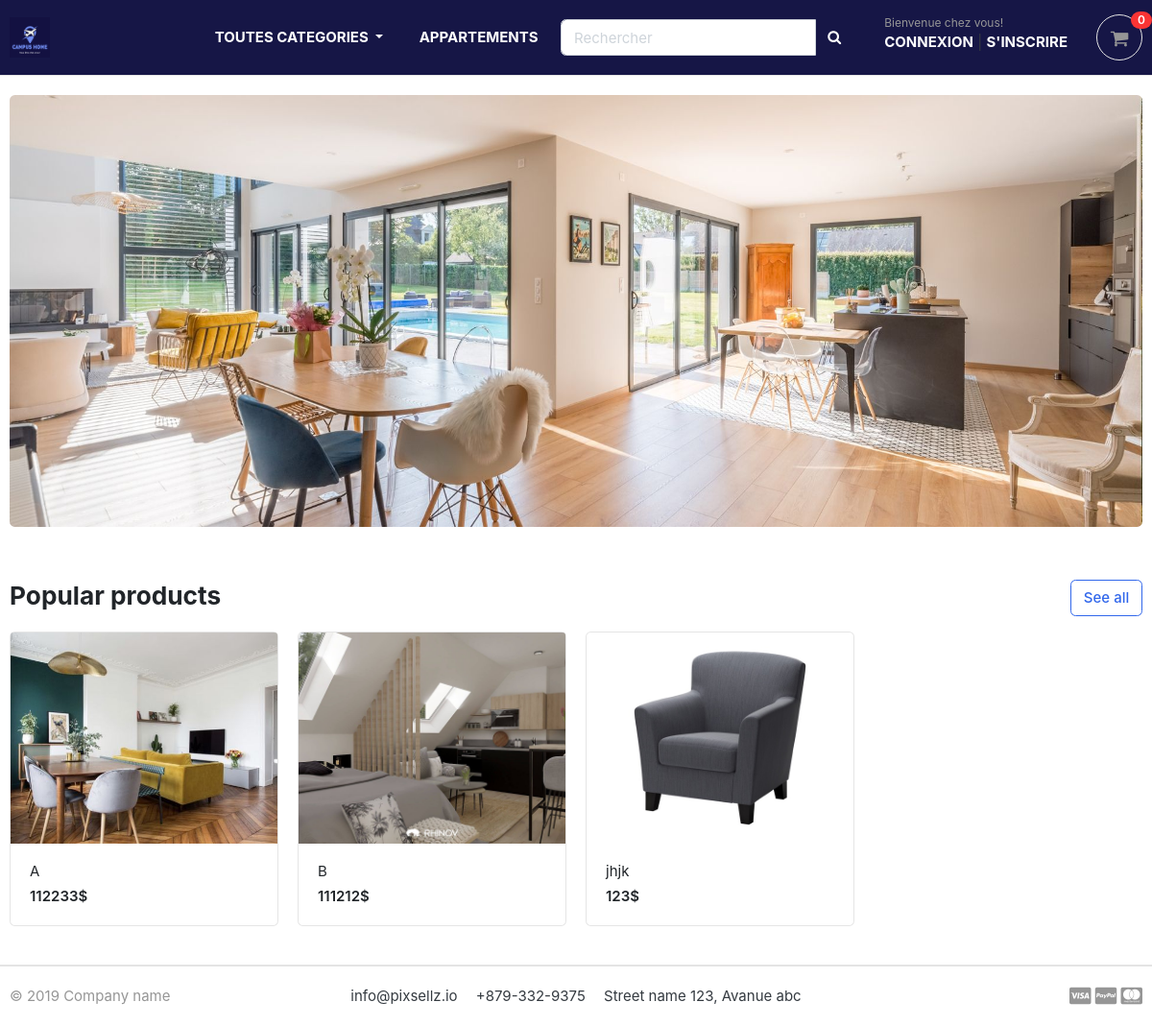
The app's page /, older data.
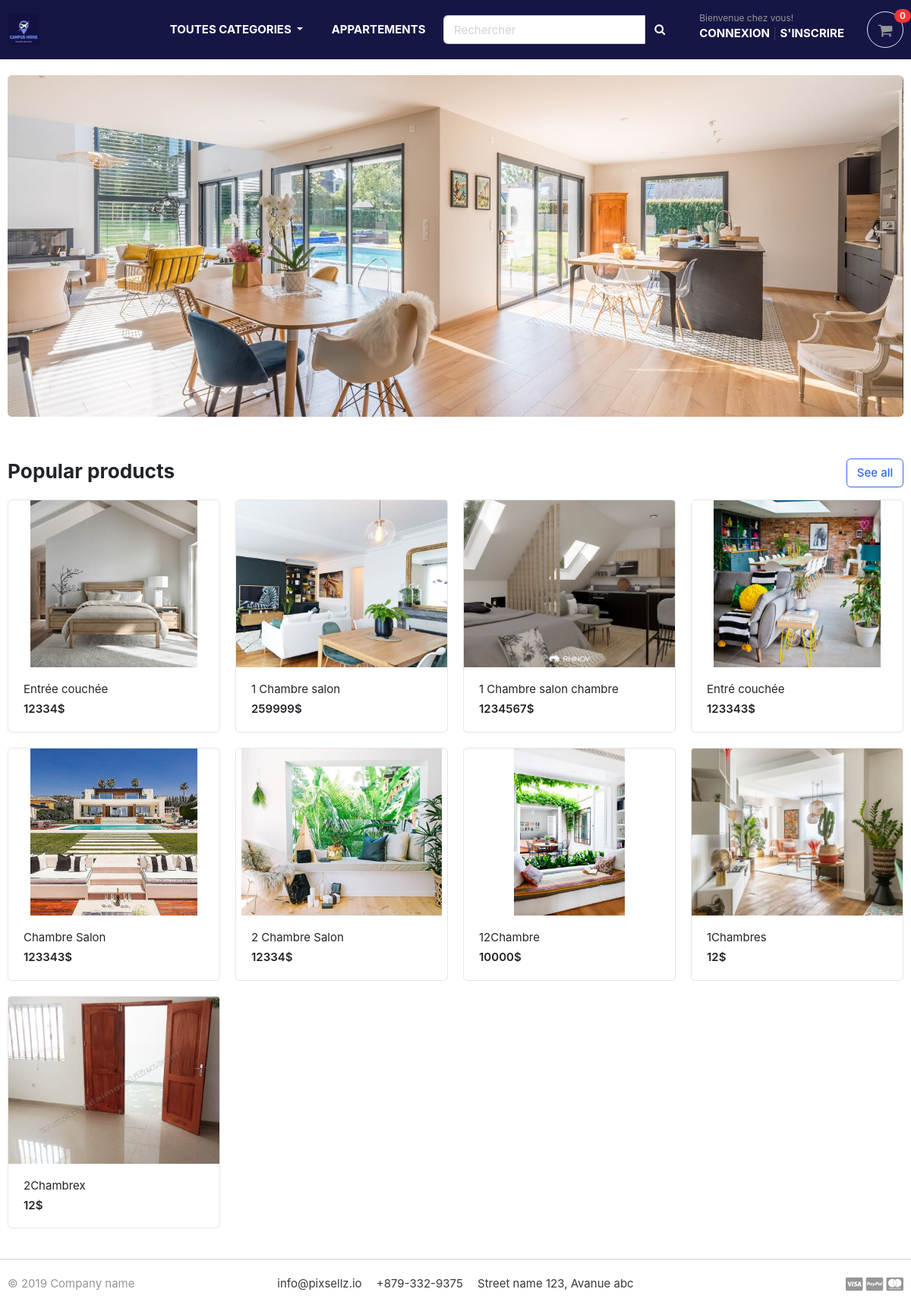
The same page, newer data.
### store/models.py (models this page shows, shortened)
class Product(models.Model):
    product_name = models.CharField(max_length=200, unique=True)
    slug         = models.SlugField(max_length=200, unique=True)
    descritpion  = models.TextField(max_length=500, blank=True)
    price        = models.IntegerField()
    images       = models.ImageField(upload_to = 'photos/products')
    stock        = models.IntegerField()
    is_available = models.BooleanField(default=True)
    category     = models.ForeignKey(Category, on_delete=models.CASCADE)
    created_date = models.DateTimeField(auto_now_add=True)
    modified_date= models.DateTimeField(auto_now_add=True)
    def get_url(self):
        return reverse('product_detail', args=[self.category.slug, self.slug])

### location/views.py (the view)
# urls.py: path('', views.home, name='home'),
def home(request):
    products = Product.objects.all().filter(is_available=True)
    context = {
        'products':products,
    }
    return render(request, 'home.html', context)

### app/context_processors.py (called while the page is built)
def menu_links(request):
    links = Category.objects.all()
    return dict(links=links)

### app/models.py (called while the page is built)
    def get_url(self):
        return reverse('products_by_category', args=[self.slug])

### templates/home.html
{% extends 'base.html' %}
{% load static %}
{% block content %}
<section class="section-intro padding-y-sm">
    <div class="container">
        <div class="intro-banner-wrap">
            <img src="{% static 'images/banners/cover12.jpeg' %}" class="img-fluid rounded" style="height: 450px;">
        </div>
    </div>
</section>
<section class="section-name padding-y-sm">
    <div class="container">
        <header class="section-heading">
            <a href="{% url 'store' %}" class="btn btn-outline-primary float-right">See all</a>
            <h3 class="section-title">Popular products</h3>
        </header>
        <div class="row">
            {% for product in products %}
            <div class="col-md-3">
                <div class="card card-product-grid">
                    <a href="{{ product.get_url }}" class="img-wrap"> <img src="{{ product.images.url }}"> </a>
                    <figcaption class="info-wrap">
                        <a href="{{ product.get_url }}" class="title">{{product.product_name}}</a>
                        <div class="price mt-1">{{ product.price}}$</div>
                    </figcaption>
                </div>
            </div>
            {% endfor %}
        </div>
    </div>
</section>
{% endblock content %}

Row changes from the older to the newer data that the page shows:
removed Product: images (picture), product_name "A", price "112233"
removed Product: images (picture), product_name "B", price "111212"
removed Product: images (picture), product_name "jhjk", price "123"
added Product: images (picture), product_name "Entrée couchée", price "12334"
added Product: images (picture), product_name "1 Chambre salon", price "259999"
added Product: images (picture), product_name "1 Chambre salon chambre", price "1234567"
added Product: images (picture), product_name "Entré couchée", price "123343"
added Product: images (picture), product_name "Chambre Salon", price "123343"
added Product: images (picture), product_name "2 Chambre Salon", price "12334"
added Product: images (picture), product_name "12Chambre", price "10000"
added Product: images (picture), product_name "1Chambres", price "12"
added Product: images (picture), product_name "2Chambrex", price "12"
